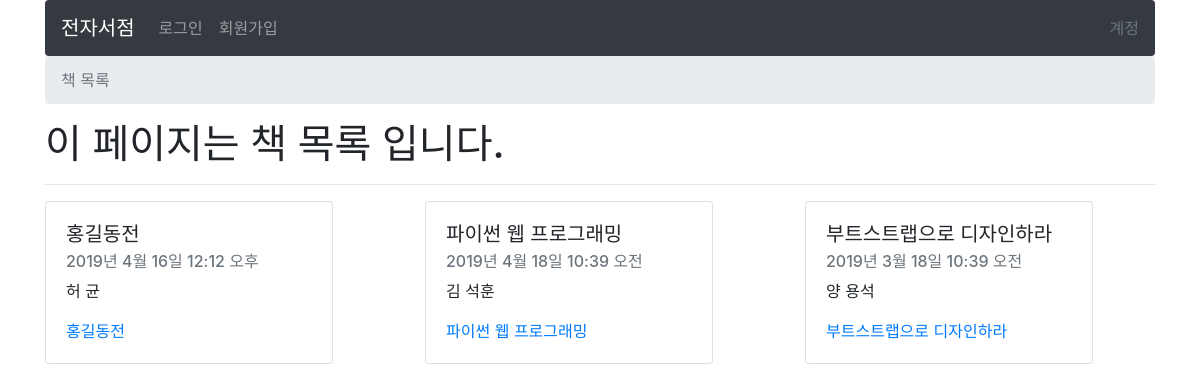
The page / on the database its author committed.
### books/models.py (models this page shows)
class Book(models.Model):
    authors = models.ManyToManyField(Author)
    title = models.CharField(max_length=100)
    publication_date = models.DateTimeField()
    isbn = models.CharField(max_length=16)
    slug = models.SlugField()
    cover = models.ImageField()
    price = models.FloatField()
    def __str__(self):
        return self.title
    def get_absolute_url(self):
        return reverse("books:book-detail", kwargs={
            'slug': self.slug
        })

class Author(models.Model):
    first_name = models.CharField(max_length=30)
    last_name = models.CharField(max_length=30)
    slug = models.SlugField()
    def __str__(self):
        return f"{self.first_name} {self.last_name}"

### books/views.py (the view)
# urls.py: path('', book_list, name='book-list'),
def book_list(request):
    queryset = Book.objects.all()
    context = {
        'queryset': queryset
    }
    return render(request, "book_list.html", context)

### templates/book_list.html (shortened to what this page needs)
{% extends "base.html" %}
{% block breadcrumb %}
<nav aria-label="breadcrumb">
<ol class="breadcrumb">
<li class="breadcrumb-item active" aria-current="page">책 목록</li>
</ol>
</nav>
{% endblock breadcrumb %}
{% block content %}
<h1>이 페이지는 책 목록 입니다.</h1>
<hr />
<div class="row">
{% for book in queryset %}
<div class="col-4">
    <div class="card" style="width: 18rem;">
        <div class="card-body">
            <h5 class="card-title">{{ book.title }}</h5>
            <h6 class="card-subtitle mb-2 text-muted">{{ book.publication_date }}</h6>
            <p class="card-text">
                {% for author in book.authors.all %}
                    <span>{{ author }}</span>
                {% endfor %}
            </p>
            <a href="{{ book.get_absolute_url }}" class="card-link">{{ book }}</a>
        </div>
    </div>
</div>
{% endfor %}
</div>
{% endblock content %}

### templates/base.html (shortened to what this page needs)
<!DOCTYPE html>
<html lang="en">
<head>
    <link rel="stylesheet" href="https://stackpath.bootstrapcdn.com/bootstrap/4.3.1/css/bootstrap.min.css">
    <link rel="stylesheet" href="https://use.fontawesome.com/releases/v5.8.1/css/all.css">
</head>
<body>
    <div class="container">
    {% include "navbar.html" %}
    {% block breadcrumb %}
    {% endblock breadcrumb %}
    {% block content %}
    {% endblock content %}
    </div>
</body>
</html>

### templates/navbar.html (shortened to what this page needs)
{% load cart_template_tags %}
<nav class="navbar navbar-expand-lg navbar-dark bg-dark rounded">
<a class="navbar-brand" href="{% url 'books:book-list' %}">전자서점</a>
<div class="collapse navbar-collapse" id="navbarsExample09">
    <ul class="navbar-nav mr-auto">
    {% if request.user.is_authenticated %}
    <li class="nav-item">
        <a class="nav-link" href="{% url 'account_logout' %}">로그아웃</a>
    </li>
    <li class="nav-item">
        <a class="nav-link" href="{% url 'cart:order-summary' %}">
        {{ request.user|cart_item_count }}
        <i class="fas fa-shopping-cart"></i>
        </a>
    </li>
    <li class="nav-item">
        <a class="nav-link" href="{% url 'blog:create' %}">문의게시판</a>
    </li>
    {% else %}
    <li class="nav-item">
        <a class="nav-link" href="{% url 'account_login' %}">로그인</a>
    </li>
    <li class="nav-item">
        <a class="nav-link" href="{% url 'account_signup' %}">회원가입</a>
    </li>
    {% endif %}
    </ul>
    <a class="text-muted" href="{% url 'profile' %}">계정</a>
</div>
</nav>

### rows shown on the page
Book: title "홍길동전", publication_date "2019년 4월 16일 12:12 오후"
Author: first_name+last_name "허 균"
Book: title "파이썬 웹 프로그래밍", publication_date "2019년 4월 18일 10:39 오전"
Author: first_name+last_name "김 석훈"
Book: title "부트스트랩으로 디자인하라", publication_date "2019년 3월 18일 10:39 오전"
Author: first_name+last_name "양 용석"
